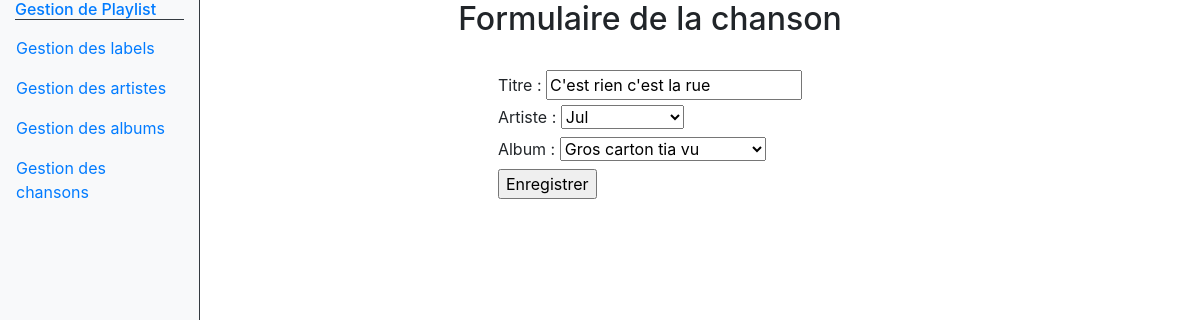
Page /admin/index.php?controller=songs&action=edit&id=1 on the committed database.
### tables this page shows
CREATE TABLE IF NOT EXISTS `songs` (
  `id` int(11) NOT NULL AUTO_INCREMENT,
  `title` varchar(255) NOT NULL,
  `artist_id` int(11) NOT NULL,
  `album_id` int(11) DEFAULT NULL,
  PRIMARY KEY (`id`),
  KEY `songs_artist_id` (`artist_id`),
  KEY `songs_album_id` (`album_id`)
);

CREATE TABLE IF NOT EXISTS `artists` (
  `id` int(11) NOT NULL AUTO_INCREMENT,
  `name` varchar(255) NOT NULL,
  `biography` varchar(255) NOT NULL,
  `image` varchar(255) DEFAULT NULL,
  PRIMARY KEY (`id`)
);

CREATE TABLE IF NOT EXISTS `albums` (
  `id` int(11) NOT NULL AUTO_INCREMENT,
  `name` varchar(255) NOT NULL,
  `year` year(4) NOT NULL,
  `artist_id` int(11) NOT NULL,
  PRIMARY KEY (`id`),
  KEY `albums_artist_id` (`artist_id`)
);

### admin/index.php (called while the page is built, shortened)
<?php
if(isset($_GET['controller'])){
	switch ($_GET['controller']){
		case 'songs':
			require 'controllers/songController.php';
		break;
	}
}
else{
	require 'controllers/indexController.php';
}
require 'views/admin.php';
?>

### admin/models/Song.php (called while the page is built, shortened)
<?php
function getSong($songId)
{
    $db = dbConnect();
    $query = $db->prepare("SELECT * FROM songs WHERE id = ? ");
	$query->execute([
		$songId
	]);
	$song = $query->fetch();
	return $song;
}

### admin/controllers/songController.php (called while the page is built, shortened)
<?php
require('models/Song.php');
require('models/Album.php');
require('models/Artist.php');
switch ($_GET['action']) {
    case 'edit':
        $artists=getAllArtists();
        $albums=getAllAlbums();
        if(empty($_POST)){
            if(!isset($_SESSION['old_inputs'])){
                $song = getSong($_GET['id']);
            }
        }
    break;
}

### admin/models/Artist.php (called while the page is built, shortened)
<?php
function getAllArtists()
{
    $db = dbConnect();
    $query = $db->query('SELECT * FROM artists');
	$artists =  $query->fetchAll();
    return $artists;
}

### admin/models/Album.php (called while the page is built, shortened)
<?php
function getAllAlbums()
{
    $db = dbConnect();
    $query = $db->query('SELECT * FROM albums');
    $albums = $query->fetchAll();
    return $albums;
}

### admin/views/songForm.php (the view, shortened to what this page needs)
<main class="d-flex flex-column col-9 align-items-center">
<h2>Formulaire de la chanson</h2><br>
<form action="index.php?controller=songs&action=<?=
isset($song) ||(isset($_SESSION['old_inputs']) && $_GET['action'] != 'new')  ? 'edit&id=' . $_GET['id']  : 'add' ?>"
method="post" enctype="multipart/form-data">
	<label for="title">Titre :</label>
	<input  type="text" name="title" id="title" value="<?= isset($_SESSION['old_inputs']) ? $_SESSION['old_inputs']['title'] : '' ?><?= isset($song) ? $song['title'] : '' ?>" /><br>
    <label for="artist_id">Artiste :</label>
    <select name="artist_id" id="artist_id">
        <?php foreach($artists as $artist): ?>
            <option value="<?= $artist['id'] ?>" <?php if(isset($song) && $song['artist_id']==$artist['id']): ?> selected="selected" <?php endif; ?>><?= $artist['name'] ?></option>
        <?php endforeach; ?>
    </select> <br>
    <label for="album_id">Album :</label>
    <select name="album_id" id="album_id">
        <?php foreach($albums as $album): ?>
            <option value="<?= $album['id'] ?>" <?php if(isset($song) && $song['album_id']==$album['id']): ?> selected="selected" <?php endif; ?>><?= $album['name'] ?></option>
        <?php endforeach; ?>
    </select><br>
	<input type="submit" value="Enregistrer" />
</form>
</main>

### rows in the picture
songs: title "C'est rien c'est la rue", artist_id "Jul", album_id "Gros carton tia vu"
